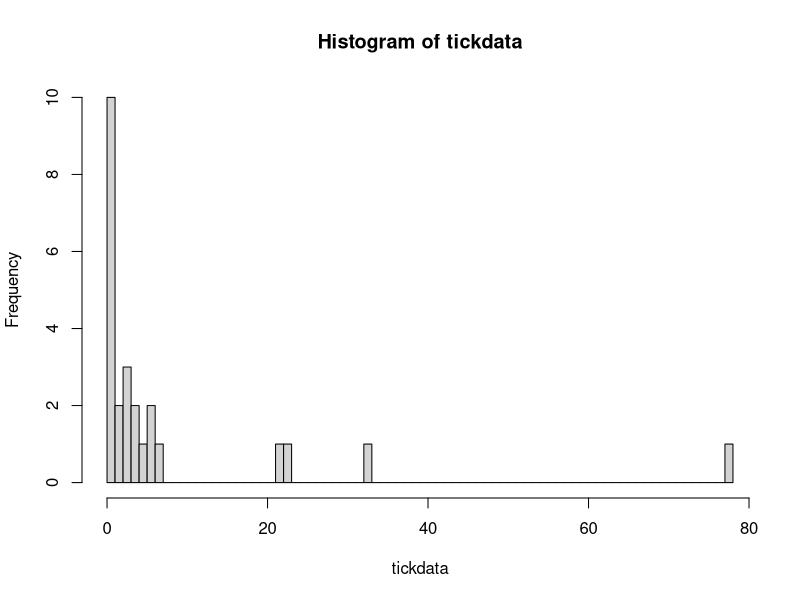

R code for this plot:
## ---- chunk 1
# Example of Figure
# Data = number of ticks found on dogs sampled from a shelter
tickdata <-  c(0,0,0,0,1,0,6,0,3,3,5,22,0,0,3,33,4,2,1,23,7,2,4,6,78)
hist(tickdata, breaks= 90)
